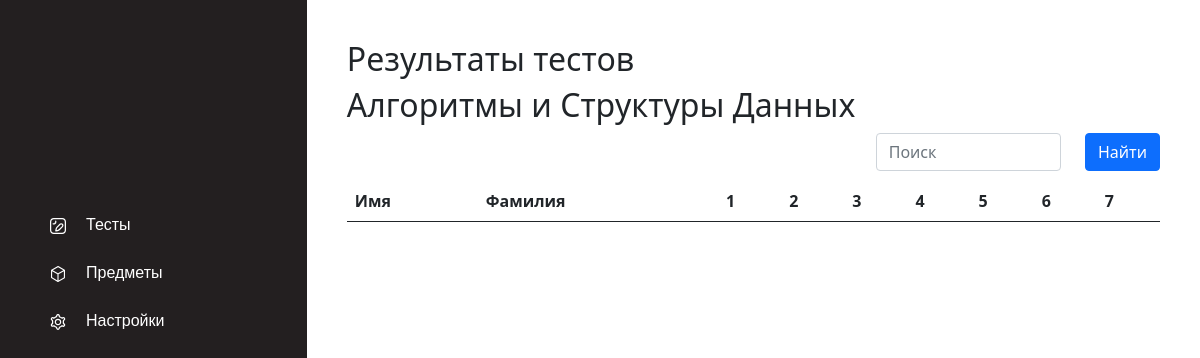
/subjects/results/?subject=1 (signed in), run on an earlier commit of the app's database.
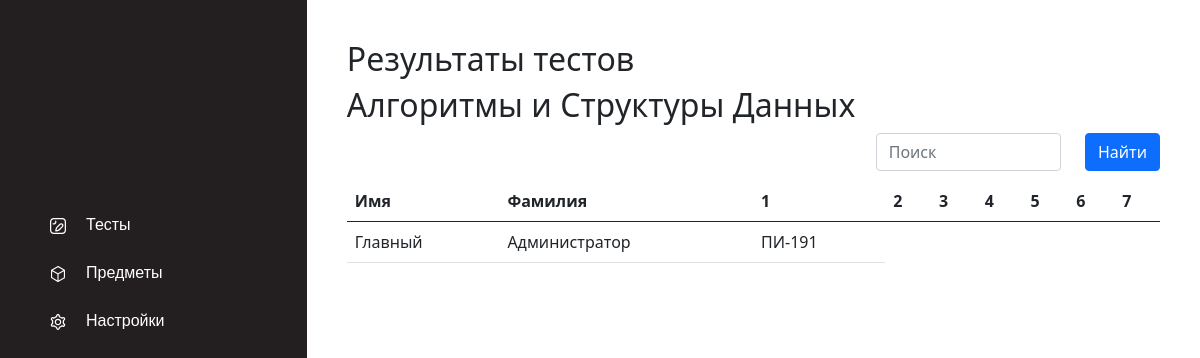
And on a later commit of the database.
### account/models.py (models this page shows)
class User(auth_models.AbstractUser):
    active_test = models.PositiveIntegerField(blank=True, null=True)
    study_group = models.ForeignKey(StudyGroup, on_delete=models.SET_NULL, null=True)

class StudyGroup(models.Model):
    name = models.CharField(max_length=20)

### results/views.py (the view, shortened to what this page needs)
# urls.py: path('results/', views.show_results, name='show results'),
@login_required(login_url='/account/auth/', redirect_field_name='')
def show_results(request):
    subject = Subject.objects.get(id=request.GET.get("subject"))
    user_status = User.objects.get(id=request.user.id).study_group.id
    results = get_subject_results(subject, user_status)
    return render(request, 'subjects/results.html', {'data': results, 'subject': subject, 'topics': [i for i in range(1, len(subject.topic_set.all()) + 1)]})

### templates/subjects/results.html (shortened to what this page needs)
{% extends "tests/../base.html" %}
{% block content %}
    <h2>Результаты тестов</h2>
        <h2>{{ subject.name }}</h2>
        <div class="container-fliud">
        <div class="row justify-content-end">
            <div style="margin-bottom: 10px" class="col-3"><input id='searchInput' class="form-control g-3" type="text" placeholder="Поиск" aria-label="default input example"></div>
            <div class="col-auto"><button id="searchButton" type="button" class="btn btn-primary">Найти</button></div>
        </div>
            <table class="table">
              <thead>
                <tr>
                  <th scope="col">Имя</th>
                  <th scope="col">Фамилия</th>
                    {% for topic in topics %}
                    <th scope="col">{{ topic }}</th>
                    {% endfor %}
                </tr>
              </thead>
              <tbody>
              {% for item in data %}
                <tr>
                    <td>{{ item.name }}</td>
                    <td>{{ item.surname }}</td>
                    <td>{{ item.group }}</td>
                </tr>
              {% endfor %}
              </tbody>
            </table>
        </div>
{% endblock content %}

What changed in the data, as far as the page shows it:
now on this page (row edited): User: name "Главный", surname "Администратор"
now on this page (row unchanged): StudyGroup: group "ПИ-191"
